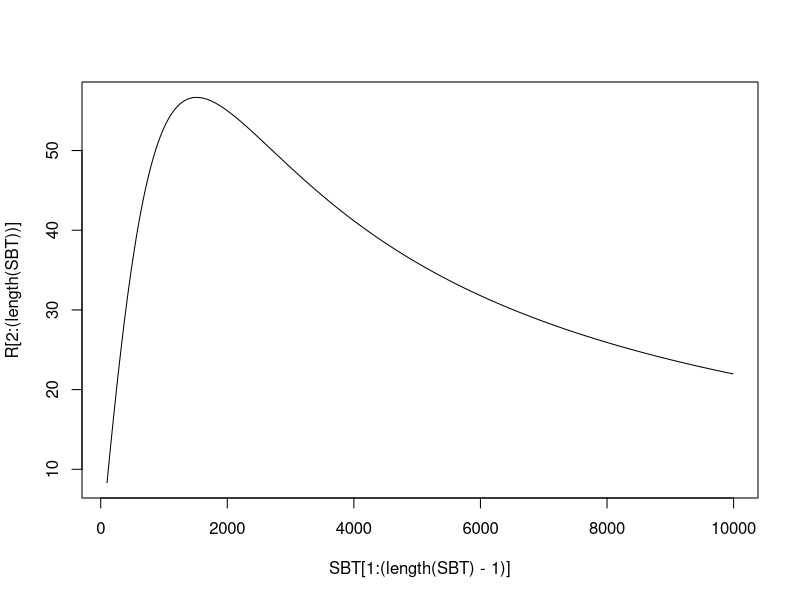
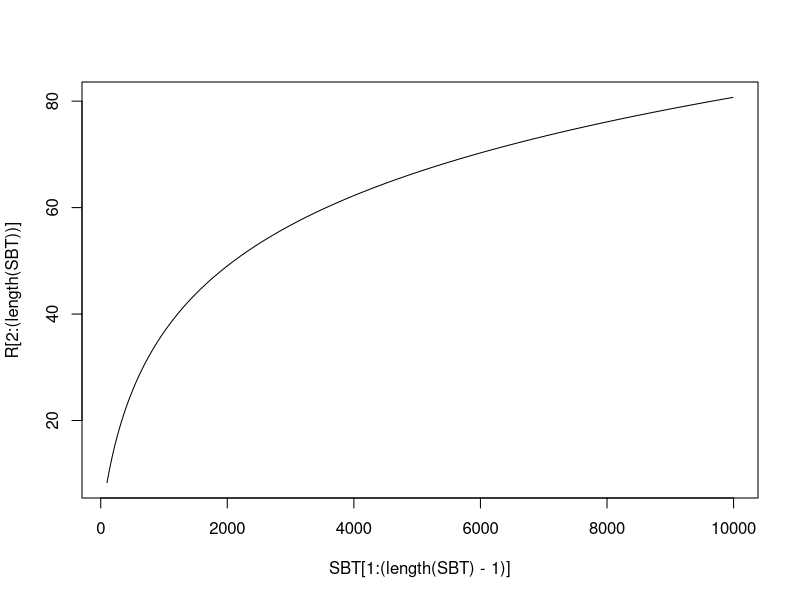

Generate these figures, in order, with R:
## ---- chunk 1
knitr::opts_chunk$set(echo = TRUE)
## ---- chunk 2
#Example
SB0=100
SBPR=12
h=0.7
c=1.8
b=SB0*((0.2-h/(h*0.2)^c-0.2))*(-1/c)
a=(1 + (SB0/b)^c)/SBPR
SBT=seq(100,10000,10)
R=SBT*0
for(i in 2:length(SBT)){
   R[i]=(a*SBT[i-1])/(1+(SBT[i-1]/b)^c)  
   }
plot(SBT[1:(length(SBT)-1)],R[2:(length(SBT))],"l")
#a
#b
## ---- chunk 3
#Example 2
SB0=100
SBPR=12
h=0.7
c=0.8
b=SB0*((0.2-h/(h*0.2)^c-0.2))*(-1/c)
a=(1 + (SB0/b)^c)/SBPR
SBT=seq(100,10000,10)
R=SBT*0
for(i in 2:length(SBT)){
   R[i]=(a*SBT[i-1])/(1+(SBT[i-1]/b)^c)  
   }
plot(SBT[1:(length(SBT)-1)],R[2:(length(SBT))],"l")
#a
#b
